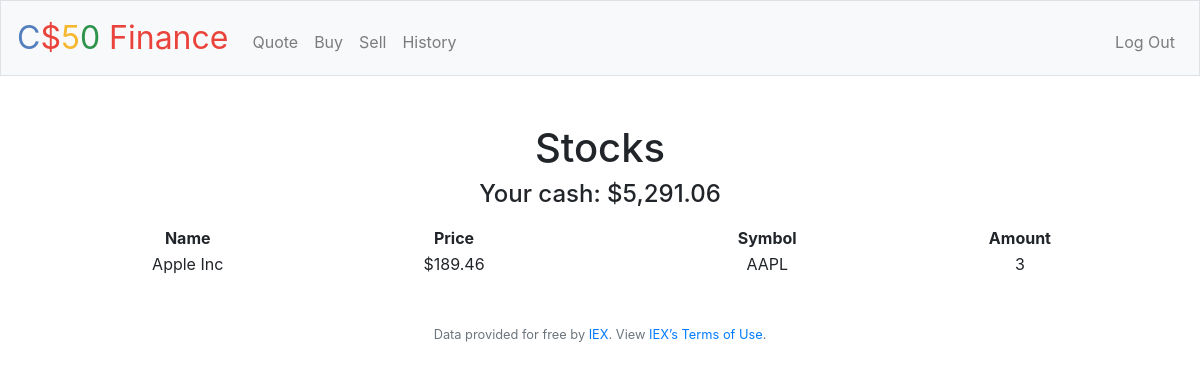
Screenshot of / (signed in) with the database file from the repository.
### tables this page shows
CREATE TABLE stocks(name varchar(255), price FLOAT, symbol varchar(255), amount INTENGER, id INTENGER, sprice FLOAT);

### application.py (the view)
@app.route("/")
@login_required
def index():
    a = ""
    bgg = db.execute("SELECT * FROM stocks WHERE id = ?", session["user_id"])
    if len(bgg) < 1:
        a = "nao tienes aciones my friend"
    money = db.execute("SELECT cash FROM users WHERE id=?", session["user_id"])
    return render_template("index.html", a = a, data = bgg, ala= usd(money[0]["cash"]))

### application.py (called while the page is built)
@app.after_request
def after_request(response):
    response.headers["Cache-Control"] = "no-cache, no-store, must-revalidate"
    response.headers["Expires"] = 0
    response.headers["Pragma"] = "no-cache"
    return response

### helpers.py (called while the page is built)
def login_required(f):
    @wraps(f)
    def decorated_function(*args, **kwargs):
        if session.get("user_id") is None:
            return redirect("/login")
        return f(*args, **kwargs)
    return decorated_function

def usd(value):
    return f"${value:,.2f}"

### templates/index.html (shortened to what this page needs)
{% extends "layout.html" %}
{% block main %}
    <h1>Stocks</h1>
    <h4>Your cash: {{ ala }}</h4>
    <table style="width:100%" align=center>
        <tr>
            <th>Name</th>
            <th style="width:30%">Price</th>
            <th style="width:30%">Symbol</th>
            <th>Amount</th>
        </tr>
        {% for row in data %}
        <tr>
            <td>{{ row.name }}</td>
            <td>{{ row.sprice }}</td>
            <td>{{ row.symbol }}</td>
            <td>{{ row.amount }}</td>
            <td>{{ ala.price }}</td>
        </tr>
        {% endfor %}
    </table>
{% endblock %}

### rows the page displays
stocks: name "Apple Inc", sprice "$189.46", symbol "AAPL", amount "3"

### other values shown
{{ ala }} "$5,291.06"
